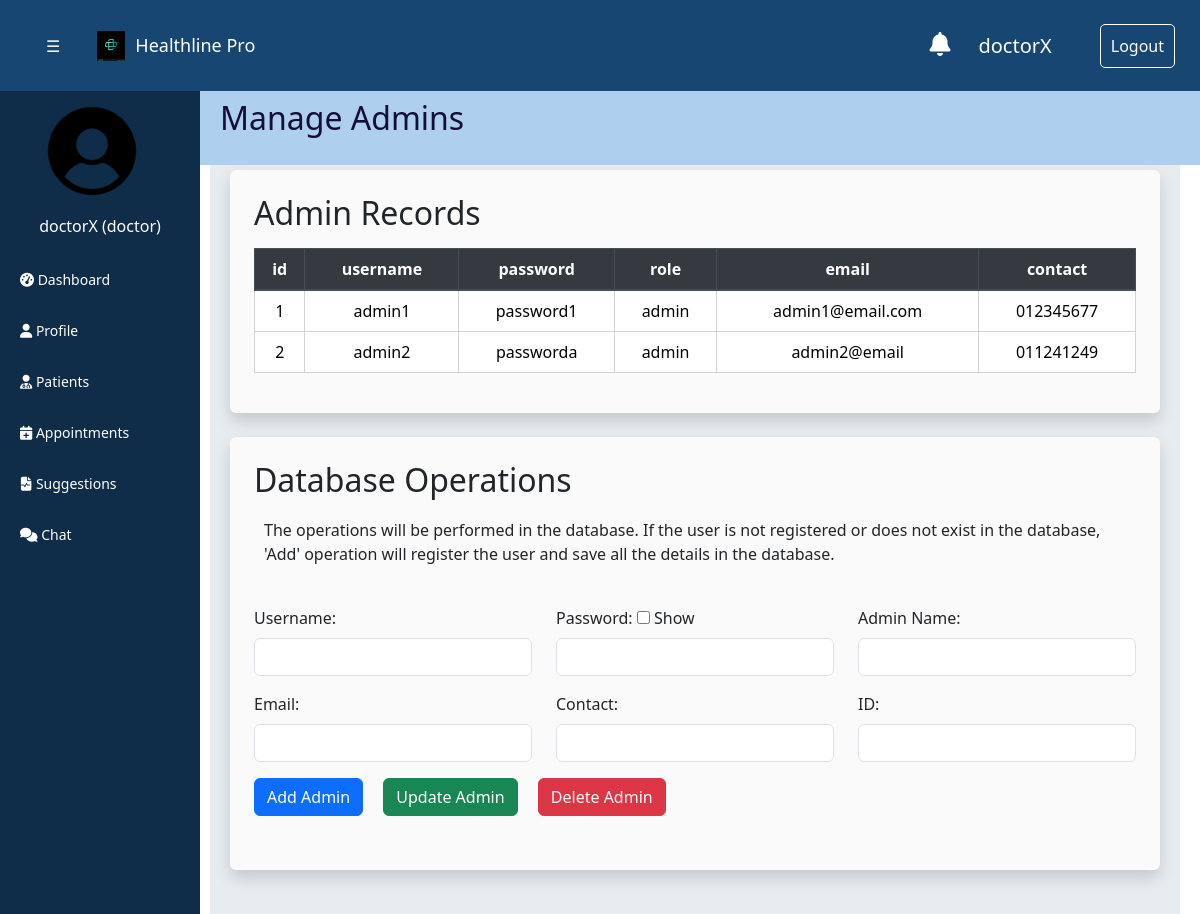
/admins (signed in), run on the app's committed database.
### tables this page shows
CREATE TABLE users (
        id INTEGER PRIMARY KEY AUTOINCREMENT,
        username VARCHAR(50) UNIQUE,
        password VARCHAR(50),
        role VARCHAR(50),
        email VARCHAR(100) UNIQUE,
        contact VARCHAR(20)
    );

### app.py (the view)
@app.route("/admins")
def admins():
    if "username" in session and "role" in session:
        query = "Select * from users Where role = 'admin'"
        admins_data, columns = crud.execute_fetch_query(query)
        return render_template("a_admins.html", data=admins_data, columns=columns)
    flash("Please login to access this page", "error")
    return redirect(url_for("login"))

### app.py (called while the page is built)
@app.after_request
def add_cache_control(response):
    response.headers["Cache-Control"] = "no-cache, no-store, must-revalidate"
    return response

@app.context_processor
def inject_variables():
    if "username" in session and "role" in session:
        return dict(role=session["role"], username=session["username"])
    dummy = {"role": "role", "username": "username"}
    return dummy

### crud_operation.py (called while the page is built)
def execute_fetch_query(query, params=None):
    cursor = conn.cursor()
    try:
        if params:
            cursor.execute(query, params)
        else:
            cursor.execute(query)
        table_data = cursor.fetchall()
        if not table_data:
            print("No rows found.")
        columns = [column[0] for column in cursor.description]
        return table_data, columns
    except sqlite3.Error as e:
        print(f"Error executing query: {e}")
        return None, None
    finally:
        cursor.close()

### templates/a_admins.html (shortened to what this page needs)
{% extends 'base.html' %}
{% block header %}
Manage Admins
{% endblock %}
{% block content %}
<section class="section-bg p-4 rounded shadow mb-4">
    <h2 class="mb-3">Admin Records</h2>
    <table class="table">
        <thead class="thead-dark">
            <tr>
                {% for column in columns %}
                <th>{{ column }}</th>
                {% endfor %}
            </tr>
        </thead>
        <tbody>
            {% for row in data %}
            <tr>
                {% for value in row %}
                <td>{{ value }}</td>
                {% endfor %}
            </tr>
            {% endfor %}
        </tbody>
    </table>
</section>
<section class="section-bg p-4 rounded shadow mb-4">
    <h2>Database Operations</h2>
    <p style="padding: 10px">The operations will be performed in the database. If the user is not registered or does
        not exist in the
        database, 'Add' operation will register the user and save all the details in the database.</p>
    <form id="actionForm" action="/handle_admin_action" method="post" style="margin-bottom: 30px; margin-top: 30px;">
        <div class="row">
            <div class="col-md-4">
                <div class="form-group">
                    <label for="username">Username:</label>
                    <input type="text" id="username" name="username" class="form-control">
                </div>
            </div>
            <div class="col-md-4">
                <div class="form-group">
                    <label for="password">
                        Password:
                        <input type="checkbox" onclick="showPassword()">
                        <span>Show</span>
                    </label>
                    <input type="password" id="password" name="password" class="form-control">
                </div>
            </div>
            <div class="col-md-4">
                <div class="form-group">
                    <label for="admin_name">Admin Name:</label>
                    <input type="text" id="admin_name" name="admin_name" class="form-control">
                </div>
            </div>
        </div>
        <div class="row">
            <div class="col-md-4">
                <div class="form-group">
                    <label for="email">Email:</label>
                    <input type="text" id="email" name="email" class="form-control">
                </div>
            </div>
            <div class="col-md-4">
                <div class="form-group">
                    <label for="contact">Contact:</label>
                    <input type="text" id="contact" name="contact" class="form-control">
                </div>
            </div>
            <div class="col-md-4">
                <div class="form-group">
                    <label for="id">ID:</label>
                    <input type="text" id="id" name="id" class="form-control">
                </div>
            </div>
        </div>
        <div class="btn-group">
            <button type="button" class="btn btn-primary mr-3" onclick="setAction('add')">Add Admin</button>
        </div>
        <div class="btn-group">
            <button type="button" class="btn btn-success mr-3" onclick="setAction('update')">Update Admin</button>
        </div>
        <div class="btn-group">
            <button type="button" class="btn btn-danger mr-3" onclick="setAction('delete')">Delete Admin</button>
        </div>
    </form>
</section>
{% endblock %}

### static/styles.css (style rules this page uses)
button { display: block; width: 100%; padding: 15px 0px; margin-bottom: 10px; background-color: #0f2c48; color: white; border: none; border-radius: 5px; cursor: pointer; }
table td, table th { border: 1px solid lightgray; padding: 5px; text-align: center; }
table th { background-color: lightgray; font-weight: bold; }
table { border-collapse: collapse; align-self: center; }

### static/assets/css/style.css (style rules this page uses)
section { padding: 40px 0; overflow: hidden; border-radius:10px; }
.section-bg { background-color: #fafafa; }

### data on the page
users: row "1", username "admin1", password "password1", role "admin", email "admin1@email.com", contact "012345677"
users: row "2", username "admin2", password "passworda", role "admin", email "admin2@email", contact "011241249"

### other printed values
{{ username }} "doctorX"
{{ role }} "doctor"
{{ column }} "id" "username" "password" "role" "email" "contact"
